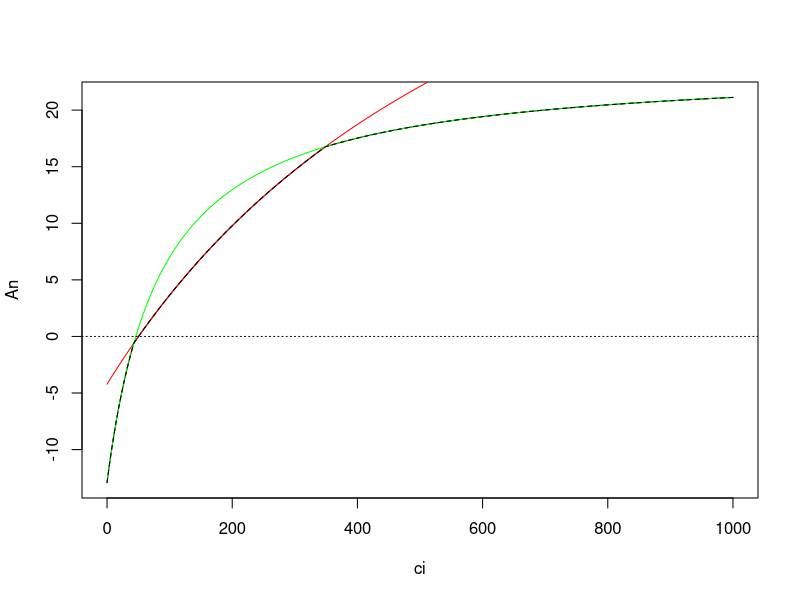
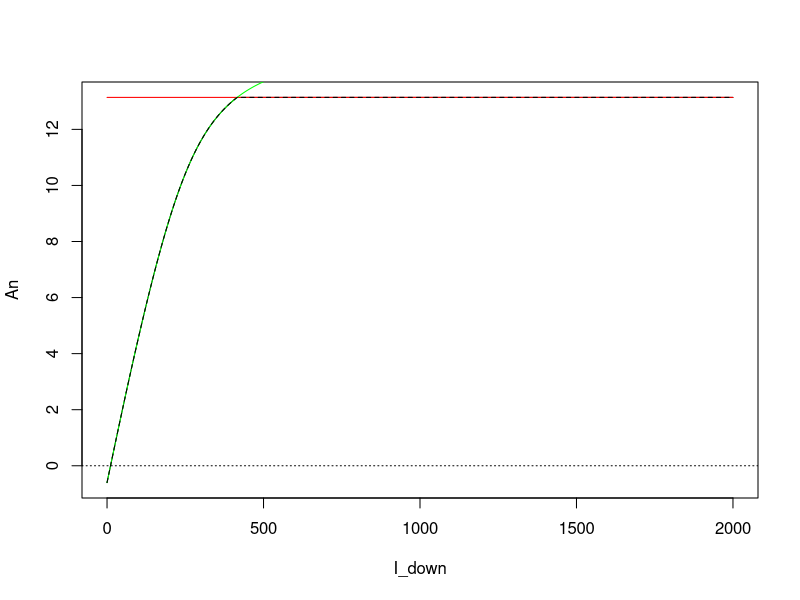
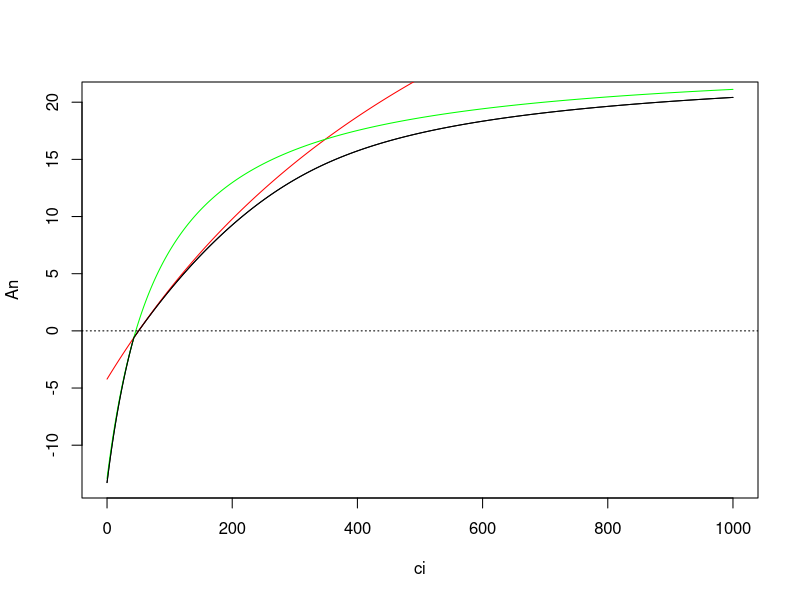
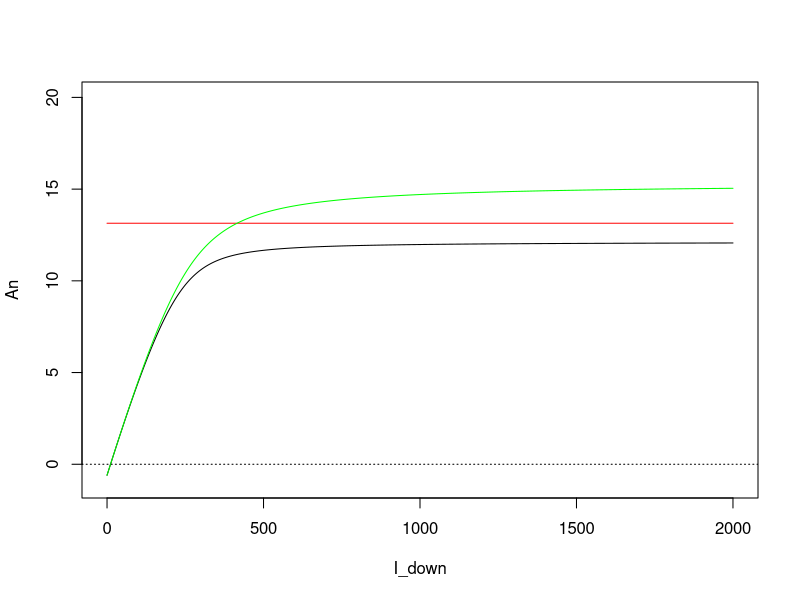

The R script that drew these images, in order:
rm(list = ls())

# Params
Vcmax = 60
Jmax = 100.2
Rd = 0.01*Vcmax
Theta_j = 0.9
Phi_PSII = 0.85
alpha_l = 0.8
Theta_A = 0.98

# Not used
Tp = 7.1

# Similar among species
Kc = 404.9
Ko = 278.4
Gamma_star = 42.75

oi = 0.209 * 1000

#######################################################################################
# An-ci, no co-limitation
ci = seq(0,1000,length.out = 1001)
I_down = 2000

I_PSII = Phi_PSII/2*alpha_l*I_down
J = ((I_PSII + Jmax) - ((I_PSII + Jmax)**2 - 4*Theta_j*I_PSII*Jmax)**0.5)/(2*Theta_j)

Ac = Vcmax*(ci - Gamma_star)/(ci + Kc*(1+oi/Ko))
Aj = J/4*(ci - Gamma_star)/(ci + 2*Gamma_star)
An = pmin(Ac,Aj) -  Rd

plot(ci,An,type = 'l')
lines(ci,Ac-Rd,col = 'red')
lines(ci,Aj-Rd,col = 'green')
lines(ci,An,type = 'l',col = "black",lty = 2)
abline(h = 0,lt = 3)

#######################################################################################
# An-I, no co-limitation
ci = 266
I_down = seq(0,2000,length.out = 1000)

I_PSII = Phi_PSII/2*alpha_l*I_down
J = ((I_PSII + Jmax) - ((I_PSII + Jmax)**2 - 4*Theta_j*I_PSII*Jmax)**0.5)/(2*Theta_j)

Ac = Vcmax*(ci - Gamma_star)/(ci + Kc*(1+oi/Ko))
Aj = J/4*(ci - Gamma_star)/(ci + 2*Gamma_star)
An = pmin(Ac,Aj) -  Rd

plot(I_down,An,type = 'l')
lines(I_down,rep(Ac-Rd,length(I_down)),col = 'red')
lines(I_down,Aj-Rd,col = 'green')
lines(I_down,An,type = 'l',col = "black",lty = 2)
abline(h = 0,lt = 3)

#######################################################################################
# An-ci, co-limitation
ci = seq(0,1000,length.out = 1001)
I_down = 2000

I_PSII = Phi_PSII/2*alpha_l*I_down
J = ((I_PSII + Jmax) - ((I_PSII + Jmax)**2 - 4*Theta_j*I_PSII*Jmax)**0.5)/(2*Theta_j)

Ac = Vcmax*(ci - Gamma_star)/(ci + Kc*(1+oi/Ko))
Aj = J/4*(ci - Gamma_star)/(ci + 2*Gamma_star)
rho = (Ac + Aj)**2 - 4*Theta_A*Ac*Aj
x1 = ((Ac+Aj) + sqrt(rho))/(2*Theta_A)
x2 = ((Ac+Aj) - sqrt(rho))/(2*Theta_A)
A = pmin(x1,x2)
An = A -  Rd

plot(ci,An,type = 'l')
lines(ci,Ac-Rd,col = 'red')
lines(ci,Aj-Rd,col = 'green')
lines(ci,An,type = 'l')
abline(h = 0,lt = 3)


#######################################################################################
# An-I, co-limitation
ci = 266
I_down = seq(0,2000,length.out = 1000)

I_PSII = Phi_PSII/2*alpha_l*I_down
J = ((I_PSII + Jmax) - ((I_PSII + Jmax)**2 - 4*Theta_j*I_PSII*Jmax)**0.5)/(2*Theta_j)

Ac = Vcmax*(ci - Gamma_star)/(ci + Kc*(1+oi/Ko))
Aj = J/4*(ci - Gamma_star)/(ci + 2*Gamma_star)
rho = (Ac + Aj)**2 - 4*Theta_A*Ac*Aj
x1 = ((Ac+Aj) + sqrt(rho))/(2*Theta_A)
x2 = ((Ac+Aj) - sqrt(rho))/(2*Theta_A)
A = pmin(x1,x2)
An = A -  Rd

plot(I_down,An,type = 'l',ylim = c(-1,20))
lines(I_down,rep(Ac-Rd,length(I_down)),col = 'red')
lines(I_down,Aj-Rd,col = 'green')
abline(h = 0,lt = 3)